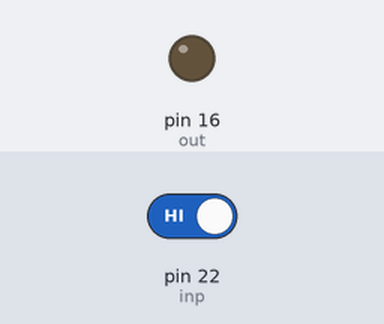
Recording of a program running on a simulated Raspberry Pi (header pin numbers). On the bench: output pins drawn as LEDs (lit = HIGH). Dashed ring = blinking. The inputs (shaded band) are chosen by the test bench; at power-on: pin 22 (inp) HIGH.

Above: at 1.2 s.
1.3 s: pin 22 (inp) driven LOW
At 1.55 s:
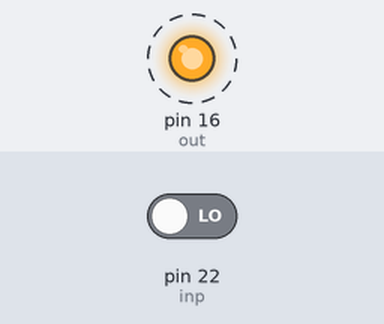
4.3 s: pin 22 (inp) driven HIGH
At 4.3 s:
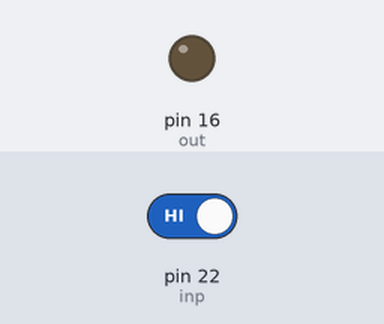
Timing chart, 0 to 7.3 s (numbered marks = the images above; inputs shaded):
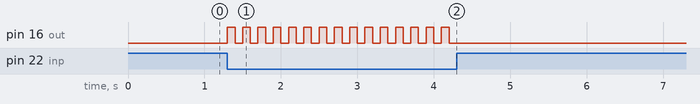

Measured:
- after the input at 1.3 s, pin 16 (out): alternates HIGH for 0.10 s and LOW for 0.10 s, starting at once
- after the input at 4.3 s, pin 16 (out): stops changing and stays LOW

The program:

pin.py
```python
import time
import RPi.GPIO as GPIO

out = 16
inp = 22

GPIO.setmode(GPIO.BOARD)
GPIO.setup(inp, GPIO.IN)
GPIO.setup(out, GPIO.OUT)

while 1:
  GPIO.output(out, GPIO.LOW)

  if GPIO.input(inp) == GPIO.LOW:
    GPIO.output(out, GPIO.HIGH)
    time.sleep(0.1)
    GPIO.output(out, GPIO.LOW)
    time.sleep(0.1)
```
